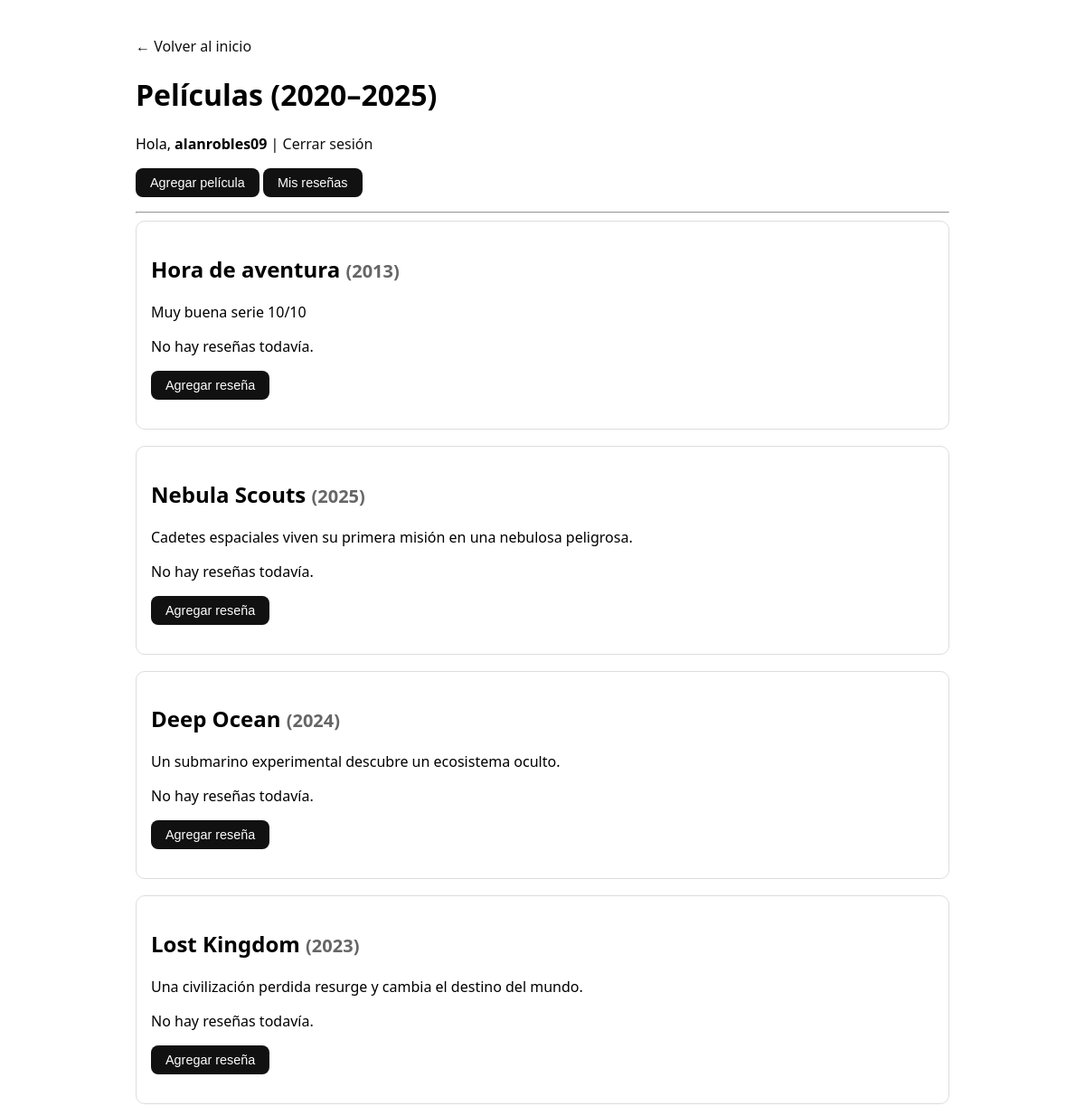
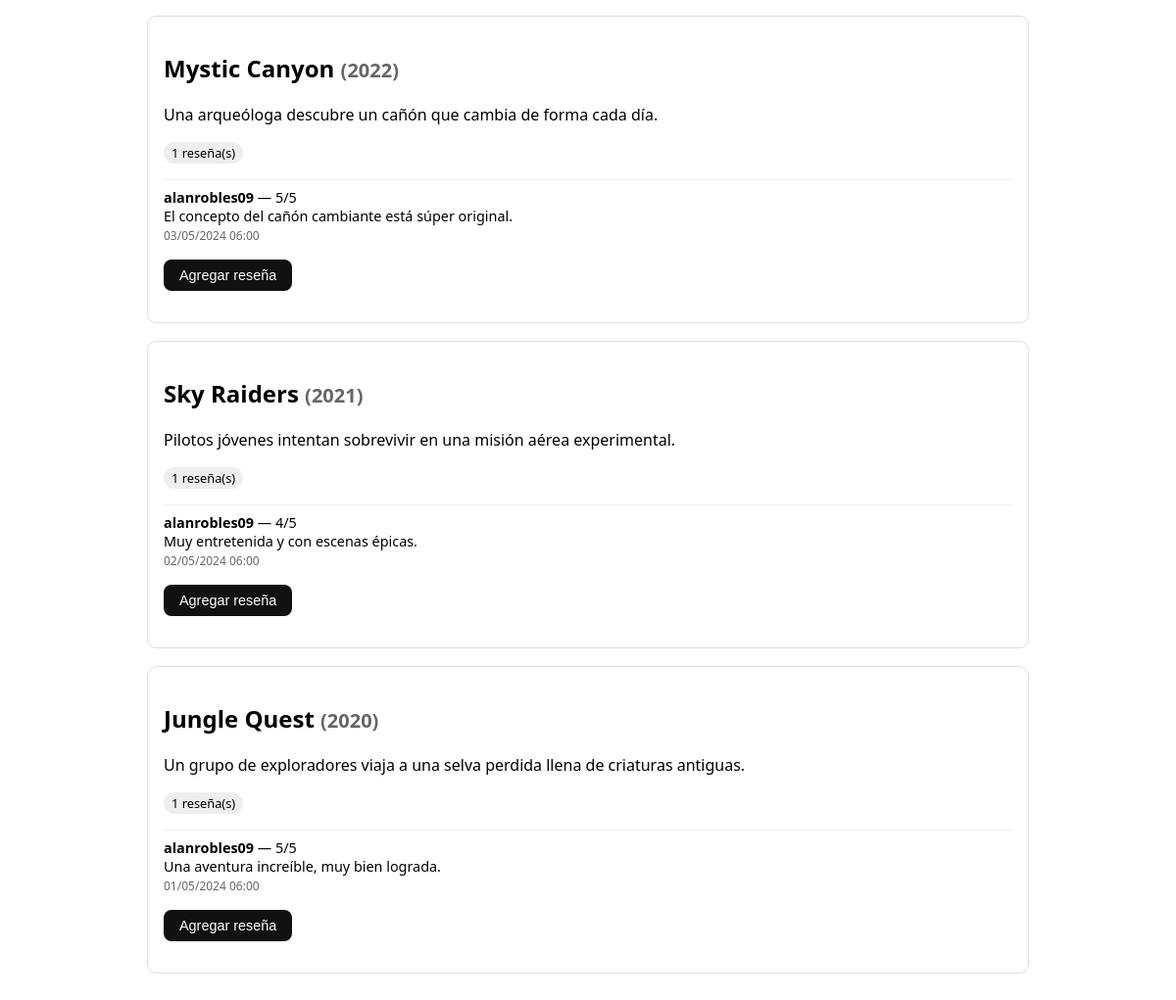
/movies/ (signed in), run on the app's committed database (2 pictures, top to bottom).
### sistema/models.py (models this page shows, shortened)
class Movie(models.Model):
    title = models.CharField("Título", max_length=200)
    description = models.TextField("Descripción", blank=True)
    year = models.PositiveIntegerField("Año", default=2024)  # ← CORREGIDO
    genre = models.CharField("Género", max_length=50, default="Aventura")
    created_at = models.DateTimeField("Creada el", auto_now_add=True)
    class Meta:
        ordering = ['-created_at']
        verbose_name = "Película"
        verbose_name_plural = "Películas"

class Review(models.Model):
    movie = models.ForeignKey(
        Movie,
        on_delete=models.CASCADE,
        related_name='reviews',
        verbose_name="Película",
    )
    user = models.ForeignKey(
        User,
        on_delete=models.CASCADE,
        related_name='reviews',
        verbose_name="Usuario",
    )
    rating = models.PositiveSmallIntegerField("Calificación", help_text="Del 1 al 5")
    comment = models.TextField("Comentario")
    created_at = models.DateTimeField("Creada el", auto_now_add=True)
    class Meta:
        ordering = ['-created_at']
        verbose_name = "Reseña"
        verbose_name_plural = "Reseñas"

### sistema/views.py (the view)
# urls.py: path('movies/', movies_view, name='movies'),
def movies_view(request):
    movies = Movie.objects.all().order_by('-created_at')
    return render(request, 'movies.html', {'movies': movies})

### sistema/templates/movies.html (shortened to what this page needs)
<!doctype html>
<html>
<head>
</head>
<body>
<a href="/">← Volver al inicio</a>
<h1>Películas (2020–2025)</h1>
{% if request.user.is_authenticated %}
  <p>
    Hola, <strong>{{ request.user.username }}</strong> |
    <a href="{% url 'logout' %}">Cerrar sesión</a>
  </p>
  <p>
    <a href="{% url 'add_movie' %}">
      <button class="btn">Agregar película</button>
    </a>
    <a href="{% url 'my_reviews' %}">
      <button class="btn">Mis reseñas</button>
    </a>
  </p>
{% else %}
  <p>
    <a href="{% url 'login' %}">Inicia sesión</a> o
    <a href="{% url 'register' %}">Regístrate</a> para agregar reseñas.
  </p>
{% endif %}
<hr>
{% for movie in movies %}
  <div class="movie-card">
    <h2>{{ movie.title }} <small>({{ movie.year }})</small></h2>
    <p>{{ movie.description }}</p>
    {% if movie.reviews.count %}
      <p><span class="badge">{{ movie.reviews.count }} reseña(s)</span></p>
      {% for r in movie.reviews.all %}
        <div class="review">
          <strong>{{ r.user.username }}</strong> — {{ r.rating }}/5<br>
          {{ r.comment }}<br>
          <small>{{ r.created_at|date:"d/m/Y H:i" }}</small>
        </div>
      {% endfor %}
    {% else %}
      <p>No hay reseñas todavía.</p>
    {% endif %}
    {% if request.user.is_authenticated %}
      <p>
        <a href="{% url 'add_review' movie.id %}">
          <button class="btn">Agregar reseña</button>
        </a>
      </p>
    {% endif %}
  </div>
{% empty %}
  <p>No hay películas registradas.</p>
{% endfor %}
</body>
</html>

### sistema/templates/movies.html (style rules this page uses)
body { font-family: system-ui, Arial; max-width: 900px; margin: 40px auto; }
.movie-card { border: 1px solid #ddd; padding: 16px; border-radius: 10px; margin-bottom: 18px; }
.review { border-top: 1px solid #eee; padding-top: 8px; margin-top: 8px; font-size: 0.9rem; }
.badge { display: inline-block; padding: 2px 8px; background: #eee; border-radius: 999px; font-size: 0.8rem; }
.btn { padding: 8px 16px; border: 0; background: #111; color: #fff; border-radius: 8px; cursor: pointer; font-size: 0.9rem; }
a { text-decoration: none; color: #111; }
small { color: #666; }

### data on the page
Movie: title "Hora de aventura", year "2013", description "Muy buena serie 10/10", shows "No hay reseñas todavía."
Movie: title "Nebula Scouts", year "2025", description "Cadetes espaciales viven su primera misión en una nebulosa peligrosa.", shows "No hay reseñas todavía."
Movie: title "Deep Ocean", year "2024", description "Un submarino experimental descubre un ecosistema oculto.", shows "No hay reseñas todavía."
Movie: title "Lost Kingdom", year "2023", description "Una civilización perdida resurge y cambia el destino del mundo.", shows "No hay reseñas todavía."
Movie: title "Mystic Canyon", year "2022", description "Una arqueóloga descubre un cañón que cambia de forma cada día.", reviews.count "1"
Review: user.username "alanrobles09", rating "5", comment "El concepto del cañón cambiante está súper original.", created_at "03/05/2024 06:00"
Movie: title "Sky Raiders", year "2021", description "Pilotos jóvenes intentan sobrevivir en una misión aérea experimental.", reviews.count "1"
Review: user.username "alanrobles09", rating "4", comment "Muy entretenida y con escenas épicas.", created_at "02/05/2024 06:00"
Movie: title "Jungle Quest", year "2020", description "Un grupo de exploradores viaja a una selva perdida llena de criaturas antiguas.", reviews.count "1"
Review: user.username "alanrobles09", rating "5", comment "Una aventura increíble, muy bien lograda.", created_at "01/05/2024 06:00"

### other printed values
{{ request.user.username }} "alanrobles09"
